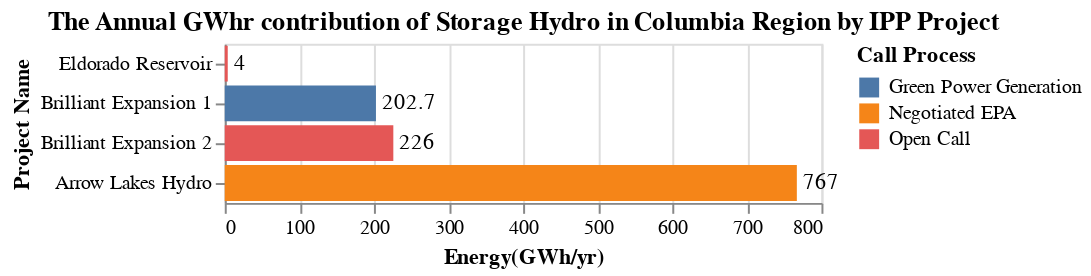

Notebook code for this chart:
### Markdown cell above
The bar chart energy_CR_Loc_chart, shows the energy contribution of the project and the call process by which it was acquired. 

The bar chart capacity_CR_Loc_chart, shows the capacity contribution of each of these projects and the call process by which it was acquired.

### Code cell
title = alt.TitleParams('The Annual GWhr contribution of Storage Hydro in Columbia Region by IPP Project')

capacity_IPP = alt.Chart(data_CR, title = title).mark_bar().encode(
                    alt.Y('Project_name', title='Project Name',sort='x'),
                    alt.X('sum(Energy(GWh/yr))', title='Energy(GWh/yr)'),
                    alt.Color('Call_process', title = 'Call Process')).properties( width=300)
energy_CR_Loc_chart = capacity_IPP + capacity_IPP.mark_text(
    color = 'black', align='left', dx = 3).encode(text='sum(Energy(GWh/yr))',color=alt.value('black'))
energy_CR_Loc_chart

### Figure 1 — Vega-Lite specification as saved in the notebook (floating-point values rounded to 4 significant figures)
{"config": {"view": {"continuousWidth": 300, "continuousHeight": 300}}, "layer": [{"mark": {"type": "bar"}, "encoding": {"color": {"field": "Call_process", "title": "Call Process", "type": "nominal"}, "x": {"aggregate": "sum", "field": "Energy(GWh/yr)", "title": "Energy(GWh/yr)", "type": "quantitative"}, "y": {"field": "Project_name", "sort": "x", "title": "Project Name", "type": "nominal"}}, "title": {"text": "The Annual GWhr contribution of Storage Hydro in Columbia Region by IPP Project"}}, {"mark": {"type": "text", "align": "left", "color": "black", "dx": 3}, "encoding": {"color": {"value": "black"}, "text": {"aggregate": "sum", "field": "Energy(GWh/yr)", "type": "quantitative"}, "x": {"aggregate": "sum", "field": "Energy(GWh/yr)", "title": "Energy(GWh/yr)", "type": "quantitative"}, "y": {"field": "Project_name", "sort": "x", "title": "Project Name", "type": "nominal"}}, "title": {"text": "The Annual GWhr contribution of Storage Hydro in Columbia Region by IPP Project"}}], "data": {"name": "data-b53367d9d1020f6d2db353eb9cc431c6"}, "width": 300, "$schema": "https://vega.github.io/schema/vega-lite/v5.20.1.json", "datasets": {"data-b53367d9d1020f6d2db353eb9cc431c6": [{"Sub_region": "Selkirk", "Project_name": "Brilliant Expansion 1", "IPP_seller": "Brilliant Expansion Power Corporation", "Location": "Castlegar", "Type": "Storage Hydro", "Year": "2003", "Call_process": "Green Power Generation", "Capacity(MW)": 120.0, "Energy(GWh/yr)": 202.7, "Region": "Columbia Region"}, {"Sub_region": "Selkirk", "Project_name": "Brilliant Expansion 2", "IPP_seller": "Brilliant Expansion Power Corporation", "Location": "Castlegar", "Type": "Storage Hydro", "Year": "2006", "Call_process": "Open Call", "Capacity(MW)": 0.0, "Energy(GWh/yr)": 226.0, "Region": "Columbia Region"}, {"Sub_region": "Revelstoke Ashton Creek", "Project_name": "Eldorado Reservoir", "IPP_seller": "District of Lake Country", "Location": "Kelowna", "Type": "Storage Hydro", "Year": "2006", "Call_process": "Open Call", "Capacity(MW)": 1.1, "Energy(GWh/yr)": 4.0, "Region": "Columbia Region"}, {"Sub_region": "Selkirk", "Project_name": "Arrow Lakes Hydro", "IPP_seller": "Arrow Lakes Power Corporation", "Location": "Slocan", "Type": "Storage Hydro", "Year": "1998", "Call_process": "Negotiated EPA", "Capacity(MW)": 185.0, "Energy(GWh/yr)": 767.0, "Region": "Columbia Region"}]}}
